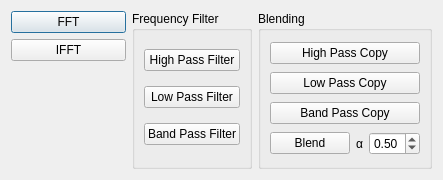
<?xml version="1.0" encoding="UTF-8"?>
<ui version="4.0">
 <class>FFTDialog</class>
 <widget class="QDialog" name="FFTDialog">
  <property name="geometry">
   <rect>
    <x>0</x>
    <y>0</y>
    <width>443</width>
    <height>180</height>
   </rect>
  </property>
  <property name="windowTitle">
   <string>FFTDialog</string>
  </property>
  <layout class="QHBoxLayout" name="horizontalLayout_3">
   <item>
    <layout class="QVBoxLayout" name="verticalLayout_2">
     <item>
      <widget class="QPushButton" name="pBtn_FFT">
       <property name="text">
        <string>FFT</string>
       </property>
      </widget>
     </item>
     <item>
      <widget class="QPushButton" name="pBtn_IFFT">
       <property name="text">
        <string>IFFT</string>
       </property>
      </widget>
     </item>
     <item>
      <spacer name="verticalSpacer">
       <property name="orientation">
        <enum>Qt::Vertical</enum>
       </property>
       <property name="sizeHint" stdset="0">
        <size>
         <width>20</width>
         <height>40</height>
        </size>
       </property>
      </spacer>
     </item>
    </layout>
   </item>
   <item>
    <widget class="QGroupBox" name="grp_Frequency_Filter">
     <property name="title">
      <string>Frequency Filter</string>
     </property>
     <layout class="QVBoxLayout" name="verticalLayout">
      <item>
       <widget class="QPushButton" name="pBtn_HighPassFilter">
        <property name="text">
         <string>High Pass Filter</string>
        </property>
       </widget>
      </item>
      <item>
       <widget class="QPushButton" name="pBtn_LowPassFilter">
        <property name="text">
         <string>Low Pass Filter</string>
        </property>
       </widget>
      </item>
      <item>
       <widget class="QPushButton" name="pBtn_BandPassFilter">
        <property name="text">
         <string>Band Pass Filter</string>
        </property>
       </widget>
      </item>
     </layout>
    </widget>
   </item>
   <item>
    <widget class="QGroupBox" name="grp_Blending">
     <property name="title">
      <string>Blending</string>
     </property>
     <layout class="QVBoxLayout" name="verticalLayout_3">
      <item>
       <widget class="QPushButton" name="pBtn_HighPassCopy">
        <property name="text">
         <string>High Pass Copy</string>
        </property>
       </widget>
      </item>
      <item>
       <widget class="QPushButton" name="pBtn_LowPassCopy">
        <property name="text">
         <string>Low Pass Copy</string>
        </property>
       </widget>
      </item>
      <item>
       <widget class="QPushButton" name="pBtn_BandPassCopy">
        <property name="text">
         <string>Band Pass Copy</string>
        </property>
       </widget>
      </item>
      <item>
       <layout class="QHBoxLayout" name="horizontalLayout_2">
        <item>
         <widget class="QPushButton" name="pBtn_Blending_Blend">
          <property name="text">
           <string>Blend</string>
          </property>
         </widget>
        </item>
        <item>
         <layout class="QHBoxLayout" name="horizontalLayout">
          <item>
           <widget class="QLabel" name="lbl_Blending_Alpha">
            <property name="text">
             <string>α</string>
            </property>
           </widget>
          </item>
          <item>
           <widget class="QDoubleSpinBox" name="dsBox_Blending_Alpha">
            <property name="maximum">
             <double>1.000000000000000</double>
            </property>
            <property name="singleStep">
             <double>0.100000000000000</double>
            </property>
            <property name="value">
             <double>0.500000000000000</double>
            </property>
           </widget>
          </item>
         </layout>
        </item>
       </layout>
      </item>
     </layout>
    </widget>
   </item>
  </layout>
 </widget>
 <resources/>
 <connections/>
</ui>
